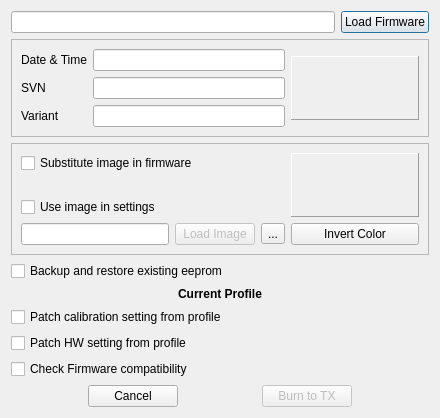
<?xml version="1.0" encoding="UTF-8"?>
<ui version="4.0">
 <class>burnDialog</class>
 <widget class="QDialog" name="burnDialog">
  <property name="geometry">
   <rect>
    <x>0</x>
    <y>0</y>
    <width>440</width>
    <height>391</height>
   </rect>
  </property>
  <property name="sizePolicy">
   <sizepolicy hsizetype="MinimumExpanding" vsizetype="Minimum">
    <horstretch>0</horstretch>
    <verstretch>0</verstretch>
   </sizepolicy>
  </property>
  <property name="minimumSize">
   <size>
    <width>440</width>
    <height>0</height>
   </size>
  </property>
  <property name="windowTitle">
   <string>Customize Splash</string>
  </property>
  <property name="windowIcon">
   <iconset>
    <normaloff>:/images/c_home.png</normaloff>:/images/c_home.png</iconset>
  </property>
  <layout class="QGridLayout" name="gridLayout_7">
   <item row="0" column="0">
    <layout class="QGridLayout" name="gridLayout_4">
     <item row="5" column="0">
      <widget class="QCheckBox" name="patchcalib_CB">
       <property name="toolTip">
        <string>&lt;html&gt;&lt;head/&gt;&lt;body&gt;&lt;p&gt;Modify calibration parameters using settings from current profile&lt;/p&gt;&lt;/body&gt;&lt;/html&gt;</string>
       </property>
       <property name="text">
        <string>Patch calibration setting from profile</string>
       </property>
      </widget>
     </item>
     <item row="6" column="0">
      <widget class="QCheckBox" name="patchhw_CB">
       <property name="toolTip">
        <string>&lt;html&gt;&lt;head/&gt;&lt;body&gt;&lt;p&gt;Modify HW parameters using settings from current profile&lt;/p&gt;&lt;/body&gt;&lt;/html&gt;</string>
       </property>
       <property name="text">
        <string>Patch HW setting from profile</string>
       </property>
      </widget>
     </item>
     <item row="1" column="0">
      <widget class="QFrame" name="FramFWInfo">
       <property name="sizePolicy">
        <sizepolicy hsizetype="MinimumExpanding" vsizetype="Minimum">
         <horstretch>0</horstretch>
         <verstretch>0</verstretch>
        </sizepolicy>
       </property>
       <property name="frameShape">
        <enum>QFrame::StyledPanel</enum>
       </property>
       <property name="frameShadow">
        <enum>QFrame::Raised</enum>
       </property>
       <layout class="QGridLayout" name="gridLayout_5">
        <item row="0" column="2" rowspan="3">
         <widget class="QLabel" name="FwImage">
          <property name="sizePolicy">
           <sizepolicy hsizetype="Minimum" vsizetype="Minimum">
            <horstretch>0</horstretch>
            <verstretch>0</verstretch>
           </sizepolicy>
          </property>
          <property name="minimumSize">
           <size>
            <width>128</width>
            <height>64</height>
           </size>
          </property>
          <property name="maximumSize">
           <size>
            <width>212</width>
            <height>64</height>
           </size>
          </property>
          <property name="frameShape">
           <enum>QFrame::Panel</enum>
          </property>
          <property name="frameShadow">
           <enum>QFrame::Raised</enum>
          </property>
          <property name="text">
           <string/>
          </property>
          <property name="scaledContents">
           <bool>true</bool>
          </property>
         </widget>
        </item>
        <item row="0" column="1">
         <widget class="QLineEdit" name="DateField">
          <property name="readOnly">
           <bool>true</bool>
          </property>
         </widget>
        </item>
        <item row="0" column="0">
         <widget class="QLabel" name="dateLabel">
          <property name="text">
           <string>Date &amp; Time</string>
          </property>
         </widget>
        </item>
        <item row="1" column="1">
         <widget class="QLineEdit" name="SVNField">
          <property name="readOnly">
           <bool>true</bool>
          </property>
         </widget>
        </item>
        <item row="1" column="0">
         <widget class="QLabel" name="svnLabel">
          <property name="text">
           <string>SVN</string>
          </property>
         </widget>
        </item>
        <item row="2" column="1">
         <widget class="QLineEdit" name="ModField">
          <property name="readOnly">
           <bool>true</bool>
          </property>
         </widget>
        </item>
        <item row="2" column="0">
         <widget class="QLabel" name="buildLabel">
          <property name="text">
           <string>Variant</string>
          </property>
         </widget>
        </item>
       </layout>
      </widget>
     </item>
     <item row="0" column="0">
      <layout class="QHBoxLayout" name="horizontalLayout_2">
       <item>
        <widget class="QLineEdit" name="FWFileName">
         <property name="enabled">
          <bool>true</bool>
         </property>
         <property name="sizePolicy">
          <sizepolicy hsizetype="Expanding" vsizetype="Minimum">
           <horstretch>0</horstretch>
           <verstretch>0</verstretch>
          </sizepolicy>
         </property>
         <property name="readOnly">
          <bool>true</bool>
         </property>
        </widget>
       </item>
       <item>
        <widget class="QPushButton" name="FlashLoadButton">
         <property name="sizePolicy">
          <sizepolicy hsizetype="Minimum" vsizetype="Minimum">
           <horstretch>0</horstretch>
           <verstretch>0</verstretch>
          </sizepolicy>
         </property>
         <property name="text">
          <string>Load Firmware</string>
         </property>
        </widget>
       </item>
      </layout>
     </item>
     <item row="2" column="0">
      <widget class="QFrame" name="SplashFrame">
       <property name="sizePolicy">
        <sizepolicy hsizetype="MinimumExpanding" vsizetype="Minimum">
         <horstretch>0</horstretch>
         <verstretch>0</verstretch>
        </sizepolicy>
       </property>
       <property name="frameShape">
        <enum>QFrame::StyledPanel</enum>
       </property>
       <property name="frameShadow">
        <enum>QFrame::Raised</enum>
       </property>
       <layout class="QGridLayout" name="gridLayout_3">
        <item row="0" column="0">
         <layout class="QGridLayout" name="SplashLayout">
          <item row="0" column="1">
           <layout class="QGridLayout" name="gridLayout_2">
            <item row="0" column="0">
             <widget class="QLabel" name="imageLabel">
              <property name="sizePolicy">
               <sizepolicy hsizetype="Minimum" vsizetype="Minimum">
                <horstretch>0</horstretch>
                <verstretch>0</verstretch>
               </sizepolicy>
              </property>
              <property name="minimumSize">
               <size>
                <width>128</width>
                <height>64</height>
               </size>
              </property>
              <property name="maximumSize">
               <size>
                <width>212</width>
                <height>64</height>
               </size>
              </property>
              <property name="frameShape">
               <enum>QFrame::Panel</enum>
              </property>
              <property name="frameShadow">
               <enum>QFrame::Raised</enum>
              </property>
              <property name="text">
               <string/>
              </property>
              <property name="scaledContents">
               <bool>true</bool>
              </property>
             </widget>
            </item>
            <item row="1" column="0">
             <layout class="QHBoxLayout" name="horizontalLayout">
              <item>
               <widget class="QPushButton" name="InvertColorButton">
                <property name="text">
                 <string>Invert Color</string>
                </property>
               </widget>
              </item>
             </layout>
            </item>
           </layout>
          </item>
          <item row="0" column="0">
           <layout class="QGridLayout" name="gridLayout">
            <item row="1" column="0">
             <layout class="QHBoxLayout" name="horizontalLayout_3">
              <item>
               <widget class="QLineEdit" name="ImageFileName">
                <property name="enabled">
                 <bool>true</bool>
                </property>
                <property name="sizePolicy">
                 <sizepolicy hsizetype="Expanding" vsizetype="Minimum">
                  <horstretch>0</horstretch>
                  <verstretch>0</verstretch>
                 </sizepolicy>
                </property>
                <property name="readOnly">
                 <bool>true</bool>
                </property>
               </widget>
              </item>
              <item>
               <widget class="QPushButton" name="ImageLoadButton">
                <property name="enabled">
                 <bool>false</bool>
                </property>
                <property name="text">
                 <string>Load Image</string>
                </property>
               </widget>
              </item>
              <item>
               <widget class="QToolButton" name="libraryButton">
                <property name="toolTip">
                 <string>Open Splash Library</string>
                </property>
                <property name="text">
                 <string>...</string>
                </property>
                <property name="icon">
                 <iconset resource="companion9x.qrc">
                  <normaloff>:/images/library.png</normaloff>:/images/library.png</iconset>
                </property>
                <property name="iconSize">
                 <size>
                  <width>16</width>
                  <height>16</height>
                 </size>
                </property>
               </widget>
              </item>
             </layout>
            </item>
            <item row="0" column="0">
             <layout class="QGridLayout" name="gridLayout_6">
              <item row="0" column="0">
               <widget class="QCheckBox" name="PatchFWCB">
                <property name="text">
                 <string>Substitute image in firmware</string>
                </property>
               </widget>
              </item>
              <item row="2" column="0">
               <widget class="QCheckBox" name="PreferredImageCB">
                <property name="sizePolicy">
                 <sizepolicy hsizetype="MinimumExpanding" vsizetype="Fixed">
                  <horstretch>0</horstretch>
                  <verstretch>0</verstretch>
                 </sizepolicy>
                </property>
                <property name="text">
                 <string>Use image in settings</string>
                </property>
               </widget>
              </item>
              <item row="1" column="0">
               <spacer name="verticalSpacer_2">
                <property name="orientation">
                 <enum>Qt::Vertical</enum>
                </property>
                <property name="sizeHint" stdset="0">
                 <size>
                  <width>20</width>
                  <height>13</height>
                 </size>
                </property>
               </spacer>
              </item>
             </layout>
            </item>
           </layout>
          </item>
         </layout>
        </item>
       </layout>
      </widget>
     </item>
     <item row="7" column="0">
      <widget class="QCheckBox" name="EEpromCB">
       <property name="sizePolicy">
        <sizepolicy hsizetype="Minimum" vsizetype="Minimum">
         <horstretch>0</horstretch>
         <verstretch>0</verstretch>
        </sizepolicy>
       </property>
       <property name="toolTip">
        <string>Allows companion9x to write to older version of the firmware</string>
       </property>
       <property name="text">
        <string>Check Firmware compatibility</string>
       </property>
      </widget>
     </item>
     <item row="3" column="0">
      <widget class="QCheckBox" name="EEbackupCB">
       <property name="enabled">
        <bool>true</bool>
       </property>
       <property name="text">
        <string>Backup and restore existing eeprom</string>
       </property>
       <property name="tristate">
        <bool>false</bool>
       </property>
      </widget>
     </item>
     <item row="4" column="0">
      <widget class="QLabel" name="profile_label">
       <property name="font">
        <font>
         <weight>75</weight>
         <bold>true</bold>
        </font>
       </property>
       <property name="text">
        <string>Current Profile</string>
       </property>
       <property name="alignment">
        <set>Qt::AlignCenter</set>
       </property>
      </widget>
     </item>
    </layout>
   </item>
   <item row="1" column="0">
    <layout class="QHBoxLayout" name="horizontalLayout_4">
     <item>
      <spacer name="hs2">
       <property name="orientation">
        <enum>Qt::Horizontal</enum>
       </property>
       <property name="sizeHint" stdset="0">
        <size>
         <width>40</width>
         <height>20</height>
        </size>
       </property>
      </spacer>
     </item>
     <item>
      <widget class="QPushButton" name="cancelButton">
       <property name="minimumSize">
        <size>
         <width>90</width>
         <height>0</height>
        </size>
       </property>
       <property name="text">
        <string>Cancel</string>
       </property>
      </widget>
     </item>
     <item>
      <spacer name="horizontalSpacer">
       <property name="orientation">
        <enum>Qt::Horizontal</enum>
       </property>
       <property name="sizeHint" stdset="0">
        <size>
         <width>40</width>
         <height>20</height>
        </size>
       </property>
      </spacer>
     </item>
     <item>
      <widget class="QPushButton" name="BurnFlashButton">
       <property name="enabled">
        <bool>false</bool>
       </property>
       <property name="minimumSize">
        <size>
         <width>90</width>
         <height>0</height>
        </size>
       </property>
       <property name="text">
        <string>Burn to TX</string>
       </property>
      </widget>
     </item>
     <item>
      <spacer name="hs2_2">
       <property name="orientation">
        <enum>Qt::Horizontal</enum>
       </property>
       <property name="sizeHint" stdset="0">
        <size>
         <width>48</width>
         <height>20</height>
        </size>
       </property>
      </spacer>
     </item>
    </layout>
   </item>
   <item row="2" column="0">
    <spacer name="verticalSpacer">
     <property name="orientation">
      <enum>Qt::Vertical</enum>
     </property>
     <property name="sizeHint" stdset="0">
      <size>
       <width>20</width>
       <height>0</height>
      </size>
     </property>
    </spacer>
   </item>
  </layout>
 </widget>
 <tabstops>
  <tabstop>FWFileName</tabstop>
  <tabstop>FlashLoadButton</tabstop>
  <tabstop>PatchFWCB</tabstop>
  <tabstop>PreferredImageCB</tabstop>
  <tabstop>ImageFileName</tabstop>
  <tabstop>ImageLoadButton</tabstop>
  <tabstop>libraryButton</tabstop>
  <tabstop>InvertColorButton</tabstop>
  <tabstop>EEbackupCB</tabstop>
  <tabstop>EEpromCB</tabstop>
  <tabstop>cancelButton</tabstop>
  <tabstop>BurnFlashButton</tabstop>
 </tabstops>
 <resources>
  <include location="companion9x.qrc"/>
 </resources>
 <connections/>
</ui>
